Frame 1 (no input): blank canvas, image omitted
Frame 60 (no input): blank canvas, image omitted
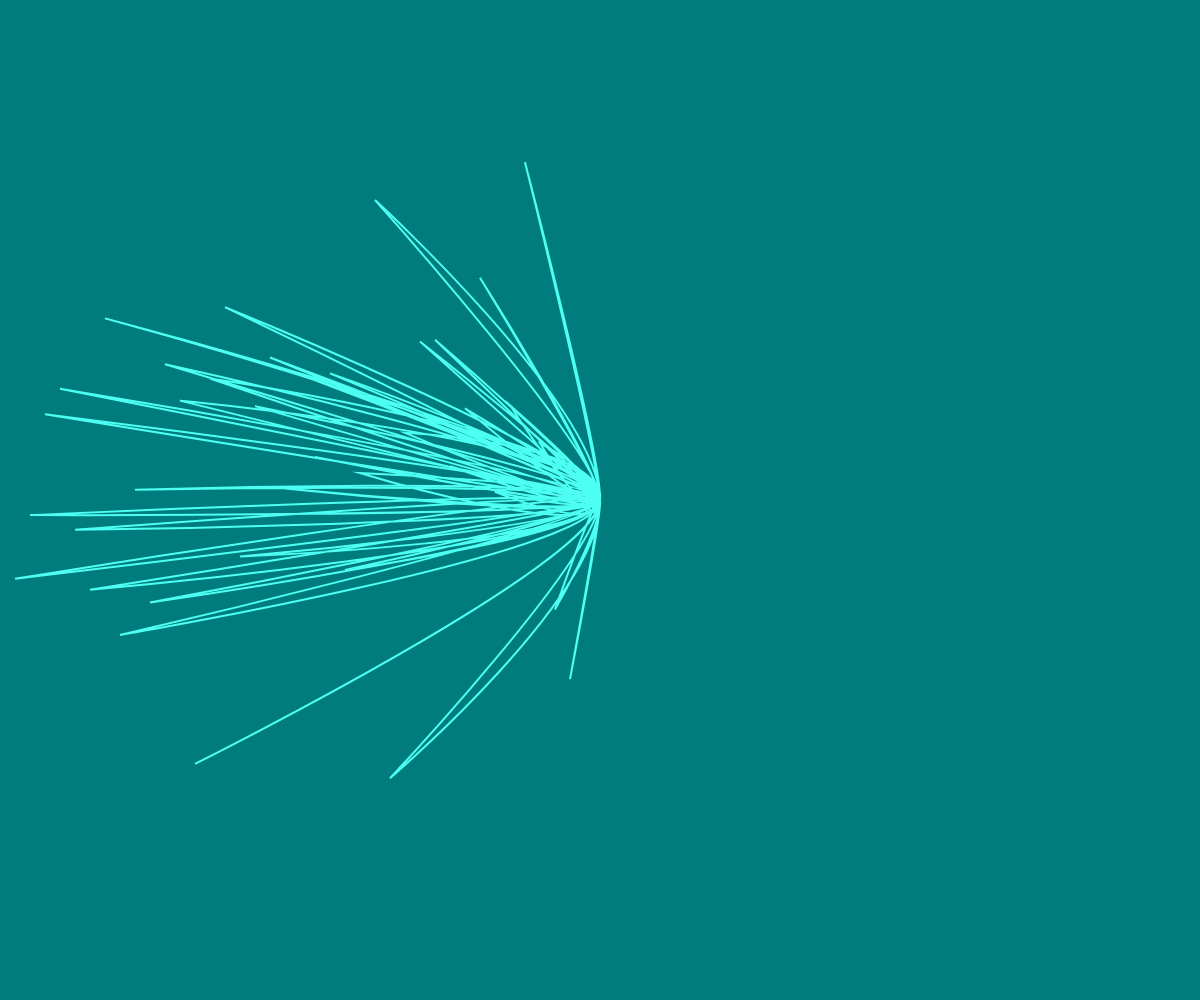
Frame 120 (the mouse pressed at the canvas centre since frame 60)

The p5.js sketch whose frames 1 and 60 were blank and that drew this single picture after the mouse press (run headless with seeded random() and noise() and a simulated clock; from frame 60 on, the mouse is pressed at the canvas centre):

// p5.js sketch
// ── sketch.js
let x, y;
let prevX, prevY;

let hue, sat;

function setup() {
  createCanvas(windowWidth, windowHeight);
  frameRate(30);
  colorMode(HSB, 100, 100, 100);
}

function draw() {
  background(50, 100, hue);
  // fill(hue, sat, 100);
  noFill();
  // x = mouseX;
  // y = mouseY;
  prevX = pmouseX;
  prevY = pmouseY;
  strokeWeight(2);

  for (let i = 0; i < 1; i++) {
    beginShape();

    for (let x = 0; x < mouseX; x += 15) {
      // let x = mouseX;
      let n = noise(x * 0.001 * frameCount, i * 0.001 * frameCount);
      let y = map(n, 0, 1, 0, height);
      // let y = mouseY;

      hue = map(x, 0, width, 0, 100);
      sat = 70;
      stroke(hue, sat, 100);
      curveVertex(x, y);
      // curveVertex(x - mouseX, y - mouseY);
      curveVertex(mouseX, mouseY);
    }
    endShape();
  }
}
